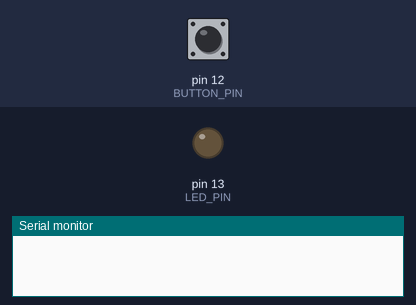
This sketch was run on a simulated Arduino Uno, built with avr-gcc and run on an emulated ATmega328P. On the bench: output pins drawn as LEDs (lit = HIGH), the last lines printed to the serial monitor. Inputs (shaded band) come from the test bench; at power-on: pin 12 (BUTTON_PIN) HIGH.

Above: at 1.2 s.
1.3 s: pin 12 (BUTTON_PIN) pulled LOW for 0.15 s
At 2.1 s:
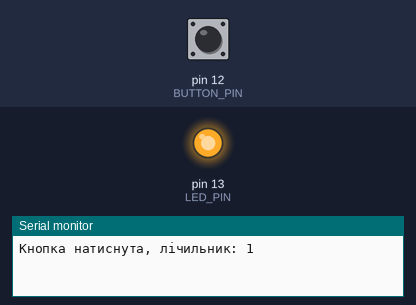
2.9 s: pin 12 (BUTTON_PIN) pulled LOW for 1 s
At 3.3 s:
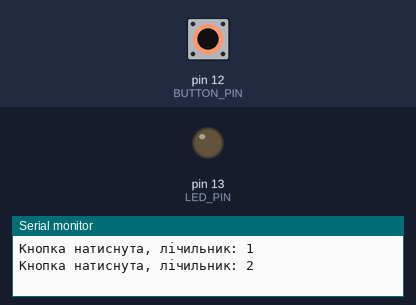
5.4 s: pin 12 (BUTTON_PIN) pulled LOW for 3.2 s
At 6.4 s:
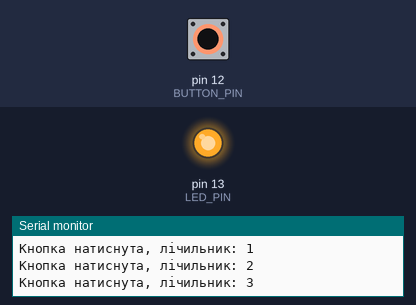
Timing chart, 0 to 8.4 s (numbered marks = the images above; inputs shaded):
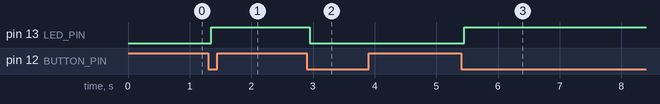

The sketch:

04_bounce_issue_fix.ino
```cpp
const int LED_PIN = 13;
const int BUTTON_PIN = 12;

int buttonState = HIGH;
int ledState = LOW;
int counter = 0;

void setup() {
  Serial.begin(9600);
  pinMode(BUTTON_PIN, INPUT_PULLUP);
  pinMode(LED_PIN, OUTPUT);
  digitalWrite(LED_PIN, ledState);
}

void loop() {
  int reading = digitalRead(BUTTON_PIN);

  if (reading != buttonState) {
    delay(50);

    buttonState = reading;

    if (buttonState == LOW) {
      counter++;
      Serial.print("Кнопка натиснута, лічильник: ");
      Serial.println(counter);

      ledState = !ledState;
      digitalWrite(LED_PIN, ledState);
    }
  }
}
```

Measured:
- after the input at 1.3 s, pin 13 (LED_PIN): LOW → HIGH after 0.05 s
- after the input at 2.9 s, pin 13 (LED_PIN): HIGH → LOW after 0.05 s
- after the input at 5.4 s, pin 13 (LED_PIN): LOW → HIGH after 0.05 s
